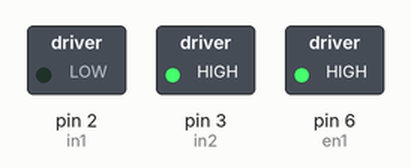
Bench run of a sketch on a simulated Arduino Uno, built with avr-gcc and run on an emulated ATmega328P. Parts: switched loads named in the sketch (green lamp = pin HIGH).

Above: at 0.1 s.
Timing chart, 0 to 1.6 s (numbered marks = the images above):
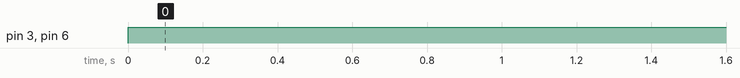

The sketch:

DryerControl.ino
```cpp
//Code for controlling the DC motor using PWM technique.
//Speed will be changed as per requirement
int in1 = 2;
int in2 = 3;
int en1 = 6;
int speed = 255;    //Parameter to tune the speed. Currently at maximum speed.
void setup()
{
  pinMode(2,OUTPUT);
  pinMode(3,OUTPUT);
  pinMode(6,OUTPUT);
}

void loop()
{
  digitalWrite(in2,HIGH);
  digitalWrite(in1,LOW);
  analogWrite(en1,speed);
}
```

Measured:
- by itself, pin 3 (in2), pin 6 (en1): LOW → HIGH at 0.00 s
